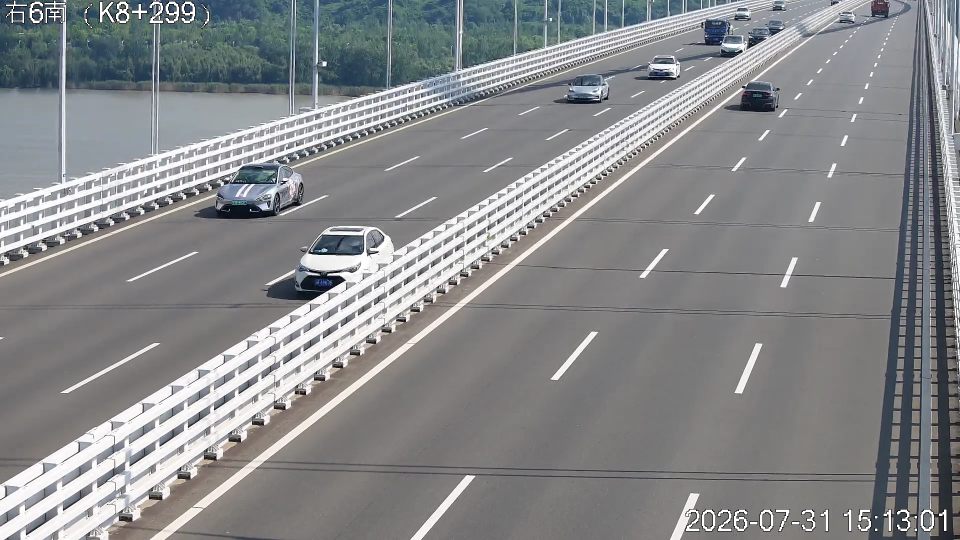
//> input picture tests/rknn/test.jpg, 1920 x 1080 px (shown at 1/2 size)
$ ./cambricon_multi_bench ../rknn/test.jpg ../rknn/test.jpg   (built with g++ and OpenCV 4)
//> lines starting //> are read from the running program, lines starting //| are printed output that depends on the picture
#include <iostream>
#include <string>
#include <chrono>
#include <vector>
#include <thread>
#include <cstring>
#include <opencv2/opencv.hpp>
#include "cnrt.h"
#include "Net.hpp"

static void print_usage(const char* prog) {
    std::cout << "Usage: " << prog << " <model.cambricon> <image.jpg> [num_iters] [num_instances] [num_classes] [stride]" << std::endl;
    std::cout << "  model.cambricon : path to Cambricon model file" << std::endl;
    std::cout << "  image.jpg       : path to input image" << std::endl;
    std::cout << "  num_iters       : number of inference iterations per instance (default: 50)" << std::endl;
    std::cout << "  num_instances   : number of parallel instances to test (default: 2)" << std::endl;
    std::cout << "  num_classes     : number of classes (default: 10)" << std::endl;
    std::cout << "  stride          : feature stride (default: 3)" << std::endl;
}

static float letterbox(const cv::Mat& image, cv::Mat& out_image, const cv::Size& new_shape, const cv::Scalar& color) {
    cv::Size shape = image.size();
    float r = std::min((float)new_shape.height / (float)shape.height, (float)new_shape.width / (float)shape.width);
    int new_unpad[2]{(int)std::round((float)shape.width * r), (int)std::round((float)shape.height * r)};
    cv::Mat tmp;
    if (shape.width != new_unpad[0] || shape.height != new_unpad[1]) {
        cv::resize(image, tmp, cv::Size(new_unpad[0], new_unpad[1]));
    } else {
        tmp = image.clone();
    }
    float dw = new_shape.width - new_unpad[0];
    float dh = new_shape.height - new_unpad[1];
    dw /= 2.0f;
    dh /= 2.0f;
    int top = int(std::round(dh - 0.1f));
    int bottom = int(std::round(dh + 0.1f));
    int left = int(std::round(dw - 0.1f));
    int right = int(std::round(dw + 0.1f));
    cv::copyMakeBorder(tmp, out_image, top, bottom, left, right, cv::BORDER_CONSTANT, color);
    return 1.0f / r;
}

int main(int argc, char** argv) {
    if (argc < 3) {
        print_usage(argv[0]);
        return 1;
    }

    std::string model_path = argv[1];
    std::string image_path = argv[2];
    int num_iters = 50;
    int num_instances = 2;
    int num_classes = 10;
    int stride = 3;

    if (argc >= 4) num_iters = std::stoi(argv[3]);
    if (argc >= 5) num_instances = std::stoi(argv[4]);
    if (argc >= 6) num_classes = std::stoi(argv[5]);
    if (argc >= 7) stride = std::stoi(argv[6]);

    cv::Mat img = cv::imread(image_path);
//> img is the input picture: 1080 rows x 1920 cols, CV_8UC3; mean B, G, R 138.8, 137, 135.4
    if (img.empty()) {
        std::cerr << "Failed to load image: " << image_path << std::endl;
        return 1;
    }

    std::cout << "=== Cambricon Multi-instance Parallel Benchmark ===" << std::endl;
    std::cout << "Model: " << model_path << std::endl;
    std::cout << "Image: " << image_path << " (" << img.cols << "x" << img.rows << ")" << std::endl;
//| Image: ../rknn/test.jpg (1920x1080)
    std::cout << "Iters per instance: " << num_iters << std::endl;
    std::cout << "Max instances: " << num_instances << std::endl;
    std::cout << "Num classes: " << num_classes << std::endl;
    std::cout << "Stride: " << stride << std::endl;
    std::cout << std::endl;

    // Pre-load model data
    std::ifstream file(model_path, std::ios::binary | std::ios::ate);
    if (!file) {
        std::cerr << "Failed to open model: " << model_path << std::endl;
        return 1;
    }
    size_t model_size = file.tellg();
    file.seekg(0, std::ios::beg);
    std::vector<char> model_data(model_size);
    file.read(model_data.data(), model_size);
    file.close();

    // Preprocess image once
    cv::Mat resized;
    float scale = letterbox(img, resized, cv::Size(640, 640), cv::Scalar(114, 114, 114));
//> in letterbox, `float r = std::min((float)new_shape.height / (float)shape.height, (flo..`: r = 0.333
//> in letterbox, `int new_unpad[2]{(int)std::round((float)shape.width * r), (int)std::ro..`: new_unpad = [640, 360]
//> in letterbox, `cv::resize(image, tmp, cv::Size(new_unpad[0], new_unpad[1]));`:
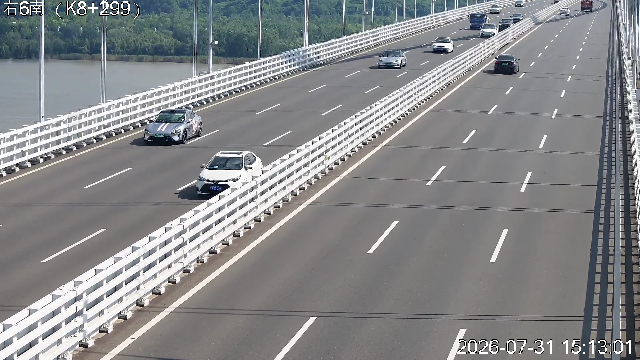
//> tmp: 360 rows x 640 cols, CV_8UC3; mean B, G, R 138.8, 136.9, 135.3
//> in letterbox, `float dw = new_shape.width - new_unpad[0];`: dw = 0
//> in letterbox, `float dh = new_shape.height - new_unpad[1];`: dh = 280
//> in letterbox, `dh /= 2.0f;`: dh = 140
//> in letterbox, `int left = int(std::round(dw - 0.1f));`: left = 0
//> in letterbox, `cv::copyMakeBorder(tmp, out_image, top, bottom, left, right, cv::BORDE..`:
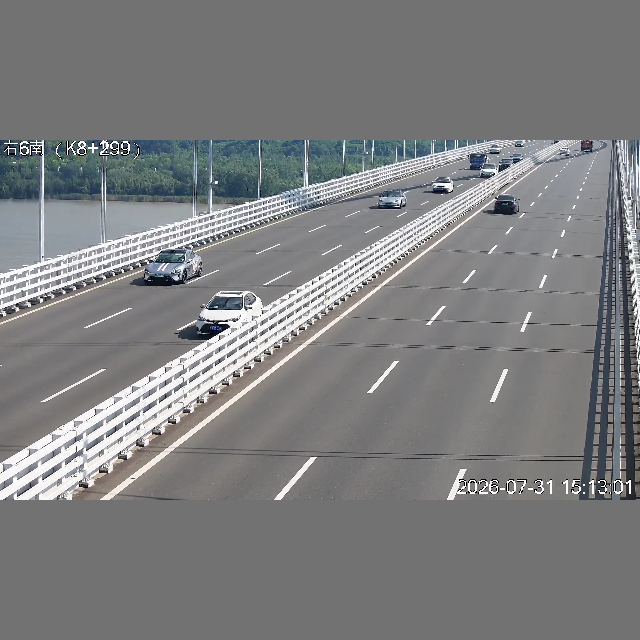
//> out_image: 640 rows x 640 cols, CV_8UC3; mean B, G, R 128, 126.9, 126
//> scale = 3
    cv::Mat rgb;
    cv::cvtColor(resized, rgb, cv::COLOR_BGR2RGB);

    // Test 1, 2, ..., num_instances
    for (int n = 1; n <= num_instances; n++) {
//> (the run ends here: the program needs code that is not available in this run, at `std::vector<cn::Net> nets(n);`)
